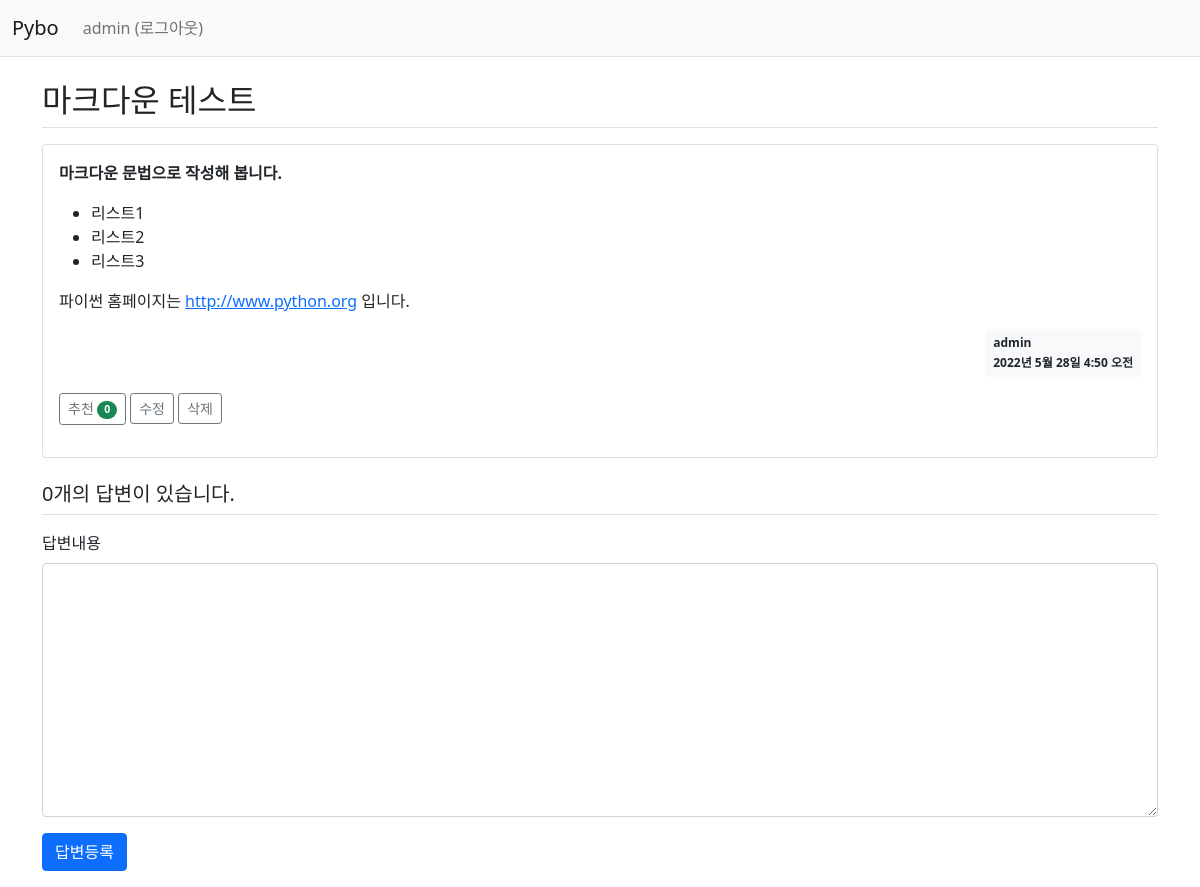
The page /pybo/308/ (signed in) on the database its author committed.
### pybo/models.py (models this page shows, shortened)
class Question(models.Model):
    author = models.ForeignKey(User, on_delete=models.CASCADE, related_name='author_question')
    subject = models.CharField(max_length=200)
    content = models.TextField()
    create_date = models.DateTimeField()
    modify_date = models.DateTimeField(null=True, blank=True)
    voter = models.ManyToManyField(User, related_name='voter_question') #추천인 추가

### pybo/views/base_views.py (the view)
# urls.py: path('<int:question_id>/', base_views.detail, name='detail'),
def detail(request, question_id):
    question = get_object_or_404(Question, pk=question_id)
    context = {'question': question}
    return render(request, 'pybo/question_detail.html', context)

### pybo/templatetags/pybo_filter.py (called while the page is built)
@register.filter()
def mark(value):
    extensions = ["nl2br", "fenced_code"]
    return mark_safe(markdown.markdown(value, extensions=extensions))

### templates/pybo/question_detail.html (shortened to what this page needs)
{% extends 'base.html' %}
{% load pybo_filter %}
{% block content %}
<div class="container my-3">
    <h2 class="border-bottom py-2">{{ question.subject }}</h2>
    <div class="card my-3">
        <div class="card-body">
            <div class="card-text">{{ question.content|mark }}</div>
            <div class="d-flex justify-content-end">
                <div class="badge bg-light text-dark p-2 text-start">
                    <div class="mb-2">{{ question.author.username }}</div>
                    <div>{{ question.create_date }}</div>
                </div>
            </div>
            <div class="my-3">
                <a href="javascript:void(0)" data-uri="{% url 'pybo:question_vote' question.id  %}"
                   class="recommend btn btn-sm btn-outline-secondary"> 추천
                    <span class="badge rounded-pill bg-success">{{question.voter.count}}</span>
                </a>
                {% if request.user == question.author %}
                <a href="{% url 'pybo:question_modify' question.id  %}"
                   class="btn btn-sm btn-outline-secondary">수정</a>
                <a href="javascript:void(0)" class="delete btn btn-sm btn-outline-secondary"
                   data-uri="{% url 'pybo:question_delete' question.id  %}">삭제</a>
                {% endif %}
            </div>
        </div>
    </div>
    <h5 class="border-bottom my-3 py-2">{{question.answer_set.count}}개의 답변이 있습니다.</h5>
    <form action="{% url 'pybo:answer_create' question.id %}" method="post" class="my-3">
        <div class="mb-3">
            <label for="content" class="form-label">답변내용</label>
            <textarea {% if not user.is_authenticated %}disabled{% endif %}
                      name="content" id="content" class="form-control" rows="10"></textarea>
        </div>
        <input type="submit" value="답변등록" class="btn btn-primary">
    </form>
</div>
{% endblock %}

### templates/navbar.html (shortened to what this page needs)
<nav class="navbar navbar-expand-lg navbar-light bg-light border-bottom">
    <div class="container-fluid">
        <a class="navbar-brand" href="{% url 'pybo:index' %}">Pybo</a>
        <div class="collapse navbar-collapse" id="navbarSupportedContent">
            <ul class="navbar-nav me-auto mb-2 mb-lg-0">
                <li class="nav-item">
                    {% if user.is_authenticated %}
                    <a class="nav-link" href="{% url 'common:logout' %}">{{ user.username }} (로그아웃)</a>
                    {% else %}
                    <a class="nav-link" href="{% url 'common:login' %}">로그인</a>
                    {% endif %}
                </li>
            </ul>
        </div>
    </div>
</nav>

### rows shown on the page
Question: subject "마크다운 테스트", content|mark "마크다운 문법으로 작성해 봅니다. 리스트1 리스트2 리스트3 파이썬 홈페이지는 http://www.python.org 입니다.", author.username "admin", create_date "2022년 5월 28일 4:50 오전", voter.count "0", answer_set.count "0"

### other values the page prints
{{ user.username }} "admin"
